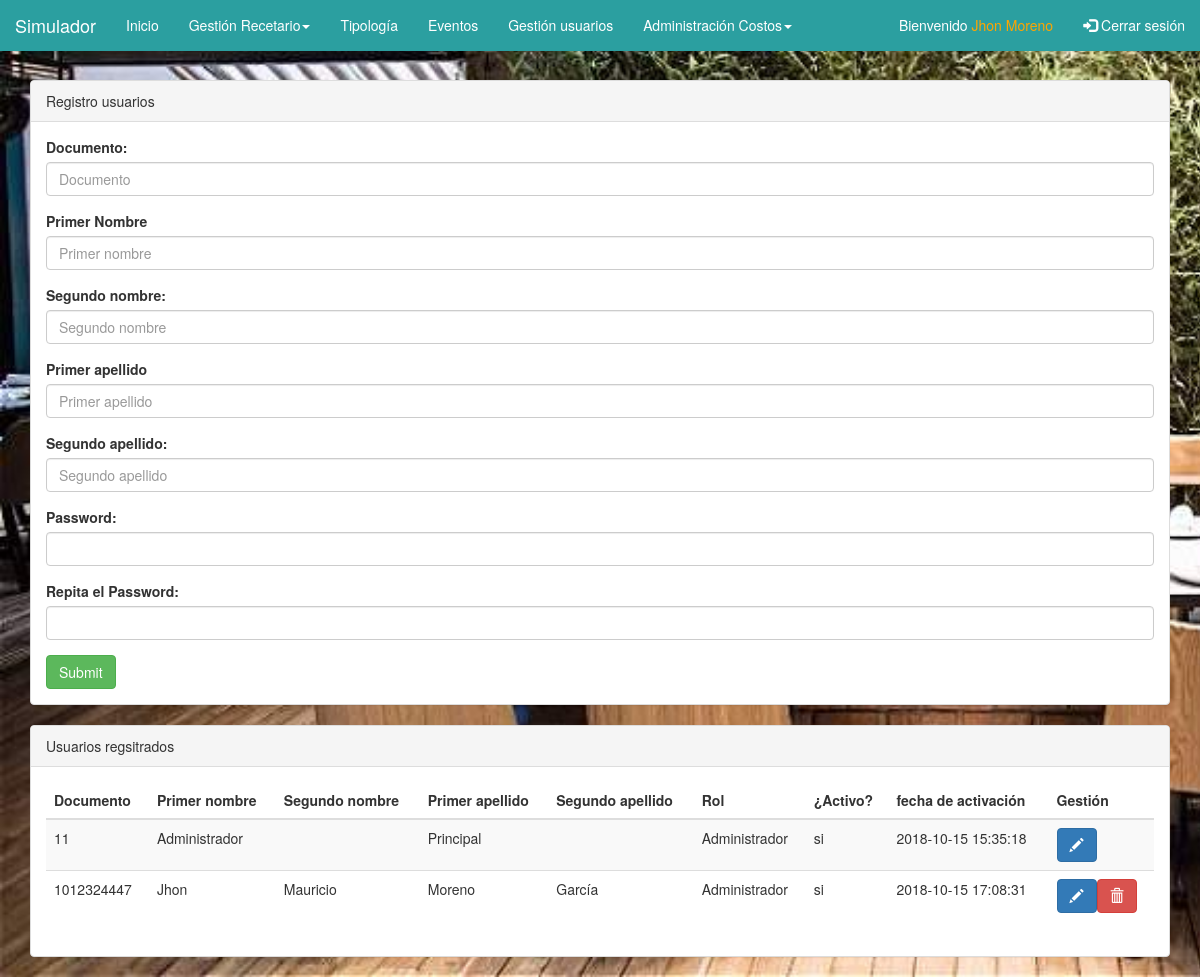
The app's page /administrador/usuarios/crearUsuarios.php (signed in) with its own data.
### tables this page shows
CREATE TABLE `persona` (
  `documento` bigint(13) NOT NULL,
  `primer_nombre` varchar(45) NOT NULL,
  `segundo_nombre` varchar(45) DEFAULT NULL,
  `primer_apellido` varchar(45) NOT NULL,
  `segundo_apellido` varchar(45) DEFAULT NULL,
  `password` varchar(45) NOT NULL,
  `activo` char(2) NOT NULL DEFAULT 'no',
  `fecha_actividad` timestamp NOT NULL DEFAULT CURRENT_TIMESTAMP,
  `rol` varchar(45) NOT NULL DEFAULT 'Estandar'
);

### conexion/conexion1.php (called while the page is built, shortened)
<?php
class conexion {
    var $servername = "localhost";
    var $username = "root";
    var $password = "123456";
    var $database="id6475911_simulador";
    var $conn;
    function conexion() {
        $this->conn = new mysqli($this->servername, $this->username, $this->password, $this->database);
    }
    function consulta($query){
        $this->conn->set_charset('utf8');
        return $this->conn->query($query);
    }
}
?>

### administrador/usuarios/usuariosRegistrados.php (the view, shortened to what this page needs)
<?php
require_once '../../conexion/conexion1.php';
$con = new conexion();
$con->conexion();
$r = $con->consulta("select * from persona");
?>
<table class="table table-striped table-responsive">
    <thead>
        <tr>
            <th>Documento</th>
            <th>Primer nombre</th>
            <th>Segundo nombre</th>
            <th>Primer apellido</th>
            <th>Segundo apellido</th>
            <th>Rol</th>
            <th>¿Activo?</th>
            <th>fecha de activación</th>
            <th>Gestión</th>
        </tr>
    </thead>
    <?php
    $i111 = 0;
    while ($rows = $r->fetch_array()) {
        echo '<tr>'
        . '<td><span class="o' . $rows['documento'] . '">' . $rows['documento'] . '</span><input type="text" id="documento' . $rows['documento'] . '" class="ocultar" value="' . $rows['documento'] . '"/></td> '
        . '<td><span class="o' . $rows['documento'] . '">' . $rows['primer_nombre'] . '</span><input type="text" id="pnombre' . $rows['documento'] . '" class="ocultar" value="' . $rows['primer_nombre'] . '"/></td> '
        . '<td><span class="o' . $rows['documento'] . '">' . $rows['segundo_nombre'] . '</span><input type="text" id="snombre' . $rows['documento'] . '" class="ocultar" value="' . $rows['segundo_nombre'] . '"/></td> '
        . '<td><span class="o' . $rows['documento'] . '">' . $rows['primer_apellido'] . '</span><input type="text" id="papellido' . $rows['documento'] . '" class="ocultar" value="' . $rows['primer_apellido'] . '"/></td> '
        . '<td><span class="o' . $rows['documento'] . '">' . $rows['segundo_apellido'] . '</span><input type="text" id="sapellido' . $rows['documento'] . '" class="ocultar" value="' . $rows['segundo_apellido'] . '"/></td> '
        . '<td><span class="o' . $rows['documento'] . '">' . $rows['rol'] . '</span><select id="r' . $rows['documento'] . '" class="ocultar"><option>Administrador</option><option>Estandar</option></select></td> '
        . '<td><span class="o' . $rows['documento'] . '">' . $rows['activo'] . '</span><select id="activo' . $rows['documento'] . '" class="ocultar"><option>si</option><option>no</option></select></td> '
        . '<td>' . $rows['fecha_actividad'] . "</td> "
        . '<td>' .
        '<button class="btn btn-primary" id="actualizar' . $rows['documento'] . '" onclick="actualizar(\'' . $rows['documento'] . '\')"><span class="glyphicon glyphicon-pencil"></span></button>';
        if (!$i111 == 0) {
            echo '<button class="btn btn-danger" onclick="eliminar(\'' . $rows['documento'] . '\')"><span class="glyphicon glyphicon-trash"></span></button>';
        }
        echo '</td> '
        . '</tr>';
        $i111++;
    }
    ?>

### records on screen
persona: documento "11", primer_nombre "Administrador", primer_apellido "Principal", rol "Administrador", activo "si", fecha_actividad "2018-10-15 15:35:18"
persona: documento "1012324447", primer_nombre "Jhon", segundo_nombre "Mauricio", primer_apellido "Moreno", segundo_apellido "García", rol "Administrador", activo "si", fecha_actividad "2018-10-15 17:08:31"

### other values on screen
$_SESSION['usuario'] "Jhon Moreno"
